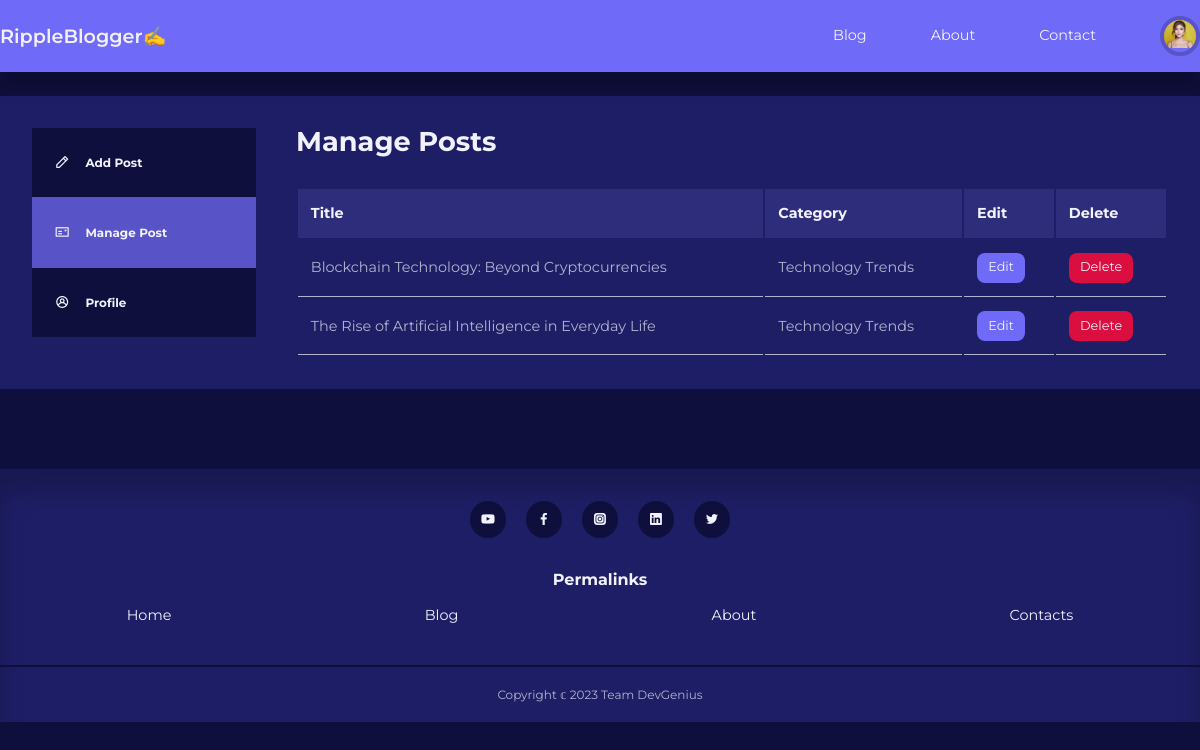
Screenshot of /admin/ (signed in) with the database file from the repository.
### tables this page shows
CREATE TABLE `users` (
  `id` int(11) UNSIGNED NOT NULL,
  `firstname` varchar(50) NOT NULL,
  `lastname` varchar(50) NOT NULL,
  `username` varchar(50) NOT NULL,
  `email` varchar(100) NOT NULL,
  `password` varchar(255) NOT NULL,
  `avatar` varchar(255) NOT NULL,
  `is_admin` tinyint(1) NOT NULL
);

CREATE TABLE `posts` (
  `id` int(11) UNSIGNED NOT NULL,
  `title` varchar(255) NOT NULL,
  `body` text NOT NULL,
  `thumbnail` varchar(255) NOT NULL,
  `date_time` timestamp NOT NULL DEFAULT current_timestamp(),
  `category_id` int(11) UNSIGNED DEFAULT NULL,
  `author_id` int(11) UNSIGNED NOT NULL,
  `is_featured` tinyint(1) NOT NULL,
  `comments_count` int(11) DEFAULT 0
);

CREATE TABLE `categories` (
  `id` int(11) UNSIGNED NOT NULL,
  `title` varchar(255) NOT NULL,
  `description` text NOT NULL
);

### admin/partials/header.php (called while the page is built, shortened)
<?php
require "../partials/header.php";

### admin/index.php (the view, shortened to what this page needs)
<?php
include "partials/header.php";
$current_user_id =  $_SESSION['user-id'];
$query = "SELECT id, title, category_id FROM posts WHERE author_id=$current_user_id ORDER BY id DESC";
$posts = mysqli_query($connection, $query);
?>
<section class="dashboard">
    <div class="container dashboard_container">
        <aside>
            <ul>
                <li><a href="<?= ROOT_URL ?>admin/add-post.php"><i class="uil uil-pen"></i>
                        <h5>Add Post</h5>
                    </a></li>
                <li><a href="<?= ROOT_URL ?>admin/index.php" class="active"><i class="uil uil-postcard"></i>
                        <h5>Manage Post</h5>
                    </a></li>
                        <li><a href="<?= ROOT_URL ?>admin/update-profile.php" ><i class="uil uil-user-circle"></i>
                        <h5>Profile</h5>
                    </a></li>
            </ul>
        </aside>
        <main>
            <h2>Manage Posts</h2>
            <?php if (mysqli_num_rows($posts) > 0) : ?>
                <table>
                    <thead>
                        <tr>
                            <th>Title</th>
                            <th>Category</th>
                            <th>Edit</th>
                            <th>Delete</th>
                        </tr>
                    </thead>
                    <tbody>
                        <?php while ($post = mysqli_fetch_assoc($posts)) : ?>
                            <?php
                            $category_id = $post['category_id'];
                            $category_query = "SELECT title FROM categories WHERE id = $category_id";
                            $category_result = mysqli_query($connection, $category_query);
                            $category = mysqli_fetch_assoc($category_result);
                            ?>
                            <tr>
                                <td><?= $post['title'] ?></td>
                                <td><?= $category['title'] ?></td>
                                <td> <a href="<?= ROOT_URL ?>admin/edit-post.php?id=<?= $post['id'] ?>" class="btn sm">Edit</a></td>
                                <td> <a href="<?= ROOT_URL ?>admin/delete-post.php?id=<?= $post['id'] ?>" class=" btn sm danger">Delete</a></td>
                            </tr>
                        <?php endwhile ?>
                    </tbody>
                </table>
            <?php else : ?>
                <div class="alert__message error">
                    <?= 'NO posts found' ?>
                </div>
            <?php endif  ?>
        </main>
    </div>
</section>
<?php
include "partials/footer.php"; ?>

### partials/header.php (shortened to what this page needs)
<?php
require "config/database.php";
if (isset($_SESSION['user-id'])) {
  $id = filter_var($_SESSION['user-id'], FILTER_SANITIZE_FULL_SPECIAL_CHARS);
  $query = "SELECT avatar FROM users WHERE id ='$id'";
  $result = mysqli_query($connection, $query);
  $avatar = mysqli_fetch_assoc($result);
}
?>
<!DOCTYPE html>
<html lang="en">
<head>
  <link rel="stylesheet" href="https://unicons.iconscout.com/release/v4.0.8/css/line.css">
  <link rel="stylesheet" href="<?= ROOT_URL ?>css/style.css" />
</head>
<body>
  <nav>
    <div class="container nav_container">
      <a href="<?= ROOT_URL ?>index.php" class="nav_logo">RippleBlogger✍️</a>
      <ul class="nav_items">
        <li><a href="<?= ROOT_URL ?>blog.php">Blog</a></li>
        <li><a href="<?= ROOT_URL ?>about.php">About</a></li>
        <li><a href="<?= ROOT_URL ?>contact.php">Contact</a></li>
        <?php if (isset($_SESSION['user-id'])) : ?>
          <li class="nav_profile">
            <div class="avatar">
              <img src="<?= ROOT_URL . 'images/' . $avatar['avatar'] ?>" alt="nav-bar-profile-images" />
            </div>
          </li>
        <?php else : ?>
          <li><a href="<?= ROOT_URL ?>signin.php">Signin</a></li>
        <?php endif ?>
      </ul>
    </div>
  </nav>

### css/style.css (style rules this page uses)
:root { --color-primary: #6f6af8; --color-primary-variant: #5854c7; --color-primary-light: hsl(242, 91%, 69%, 18%); --color-red: #da0f3f; --color-red-light: hsl(346, 87%, 46%, 15%); --color-green: #00c476; --color-green-light: hsl(156, 100%, 38%, 15%); --color-gray-900: #1e1e66; --color-gray-700: #2d2d7c; --color-gray-300: rgba(242, 242, 254, 0.3); --color-gray-200: rgba(242, 242, 254, 0.7); --color-white: #f2f2fe; --color-bg: #0f0f3e; --transition: all 300ms ease; --container-width-lg: 74%; --container-width-md: 88%; --form-width: 50%; --card-border-radius-1: 0.3rem; --card-border-radius-2: 0.5rem; --card-border-radius-3: 0.8rem; --card-border-radius-4: 2rem; --card-border-radius-5: 5rem; }
* { margin: 0; padding: 0; outline: 0; border: 0; appearance: 0; list-style: none; text-decoration: none; box-sizing: border-box; }
body { font-family: 'Montserrat', sans-serif; line-height: 1.6; color: var(--color-gray-200); background: var(--color-bg); overflow-x: hidden; font-size: 0.9rem; }
.container { max-width: 1200px; margin: 0 auto; }
section { margin-top: 3rem; width: 100vw; }
h1, h2, h3, h4, h5 { color: var(--color-white); line-height: 1.3; }
h2 { font-size: 1.7rem; margin: 1rem 0; }
a, li { color: var(--color-white); transition: var(--transition); }
img { display: block; width: 100%; background-size: cover; }
nav { background: var(--color-primary); width: 100vw; height: 4.5rem; position: fixed; top: 0; z-index: 20; box-shadow: 0 1rem 1rem rgba(0, 0, 0, 0.2); }
.nav_container { height: 100%; display: flex; align-items: center; justify-content: space-between; }
.avatar { width: 2.5rem; height: 2.5rem; border-radius: 50%; overflow: hidden; border: 0.3rem solid var(--color-primary-variant); }
.nav_logo { font-weight: 600; font-size: 1.2rem; }
.nav_items { display: flex; align-items: center; gap: 4rem; }
.nav_profile { position: relative; cursor: pointer; }
.btn { display: inline-block; width: fit-content; padding: 0.6rem 1.2rem; background: var(--color-primary); color: var(--color-white); border-radius: var(--card-border-radius-2); cursor: pointer; transition: var(--transition); }
.btn.sm { padding: 0.3rem 0.7rem; font-size: 0.8rem; }
.btn.danger { background: var(--color-red); }
.dashboard { margin-top: 6rem; }
.dashboard_container { display: grid; grid-template-columns: 14rem auto; gap: 1rem; background: var(--color-gray-900); padding: 2rem; margin-bottom: 5rem; }
.dashboard aside a { background: var(--color-bg); display: flex; gap: 1rem; align-items: center; padding: 1.6em; }
.dashboard aside ul li:not(:last-child) a { border-bottom: 1px solid var(--color-primary-variant); }
.dashboard aside a.active { background: var(--color-primary-variant); }
.dashboard main { margin-left: 1.5rem; }
.dashboard main h2 { margin: 0rem 0rem 2rem 0rem; line-height: 1; }
.dashboard main table { width: 100%; text-align: left; }
.dashboard main table th { background: var(--color-gray-700); padding: 0.8rem; color: var(--color-white); }
.dashboard main table td { padding: 0.8rem; border-bottom: 1px solid var(--color-gray-200); }

### rows the page displays
users: avatar (picture)
posts: title "Blockchain Technology: Beyond Cryptocurrencies", category.title "Technology Trends"
posts: title "The Rise of Artificial Intelligence in Everyday Life", category.title "Technology Trends"
